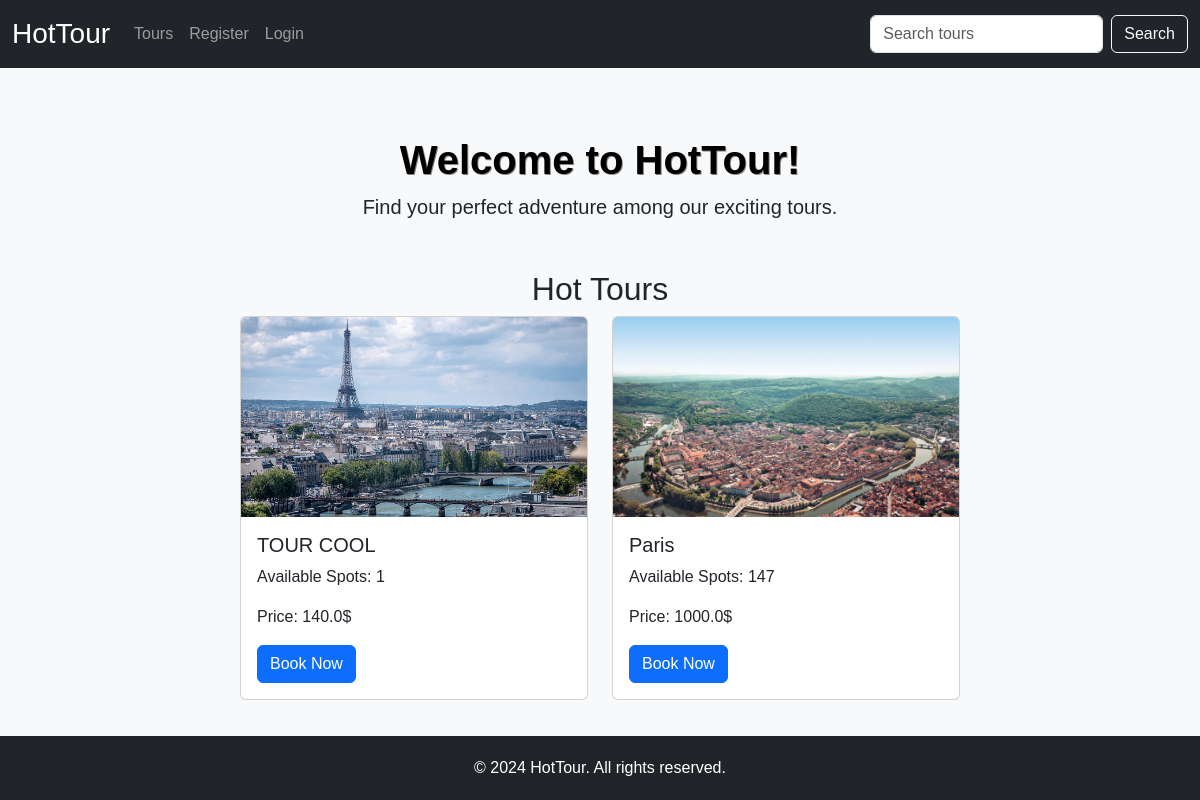
The app's page /, older data.
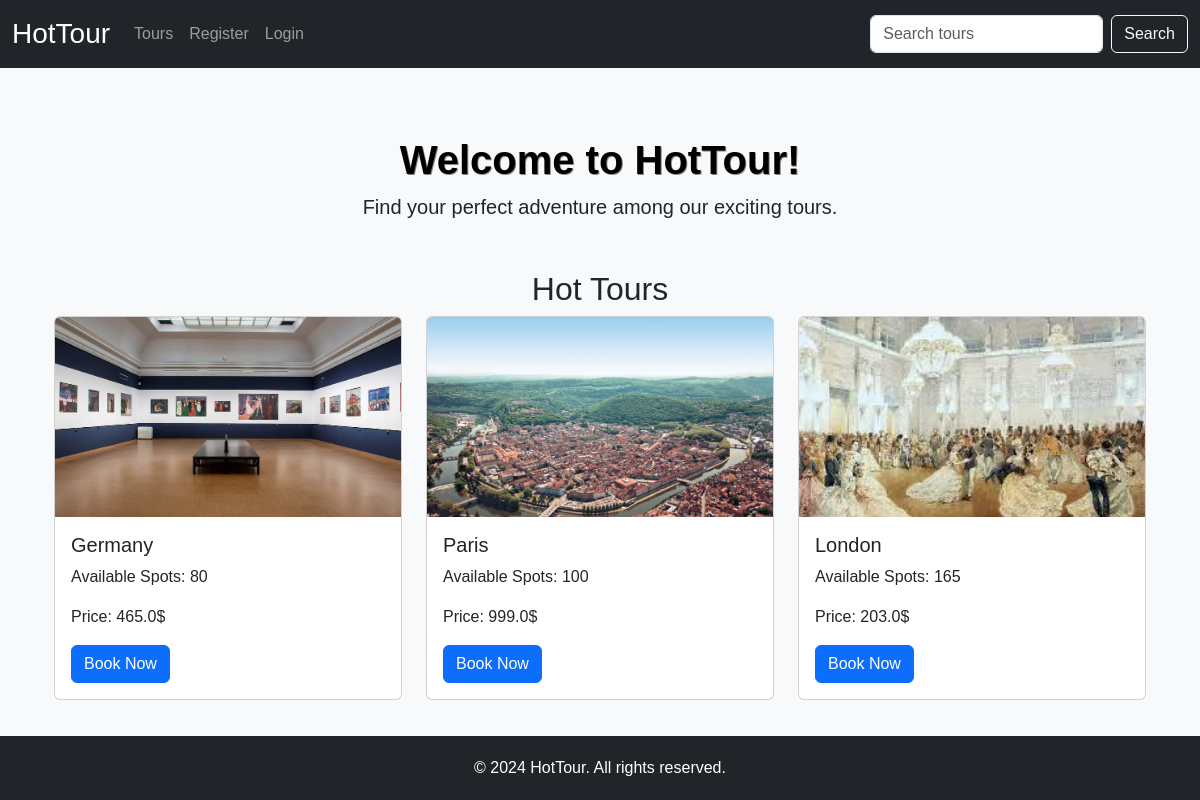
The same page, newer data.
### app/db.py (models this page shows)
class Tour(db.Model):
    id = db.Column(db.Integer, primary_key=True)
    creation_time = db.Column(db.DateTime, default=datetime.utcnow)
    name = db.Column(db.String(100), nullable=False)
    image_path = db.Column(db.String(100), nullable=False)
    description = db.Column(db.Text, nullable=False)
    price_per_person = db.Column(db.Float, nullable=False)  # Цена с учетом скидки
    date = db.Column(db.Date, nullable=False)
    available_spots = db.Column(db.Integer, nullable=False)

### app/views.py (the view)
@app.route('/')
def index():
    tours = Tour.query.order_by(Tour.available_spots.asc()).limit(3).all()
    return render_template('index.html', tours=tours)

### app/views.py (called while the page is built)
@app.context_processor
def context_processor():
    return dict(is_admin=is_admin)

### app/templates/index.html (shortened to what this page needs)
{% extends 'base.html' %}
{% block content %}
<div class="container mt-5">
    <h1 class="text-center welcome-text">Welcome to HotTour!</h1>
    <p class="text-center lead">Find your perfect adventure among our exciting tours.</p>
    <h2 class="text-center mt-5">Hot Tours</h2>
    <div class="row justify-content-center">
        {% for tour in tours[:3] %}
          <div class="col-md-4 mb-4">
            <div class="card">
              <img src="{{ url_for('static', filename=tour.image_path) }}" class="card-img-top" alt="{{ tour.name }}">
              <div class="card-body">
                <h5 class="card-title">{{ tour.name }}</h5>
                <p class="card-text">Available Spots: {{ tour.available_spots }}</p>
                <p class="card-text">Price: {{ tour.price_per_person }}$</p>
                <a href="{{ url_for('book_tour', id=tour.id) }}" class="btn btn-primary">Book Now</a>
              </div>
            </div>
          </div>
        {% endfor %}
    </div>
</div>
{% endblock %}

Row changes from the older to the newer data that the page shows:
removed Tour: image_path (picture), name "TOUR COOL", available_spots "1", price_per_person "140.0"
added Tour: image_path (picture), name "Germany", available_spots "80", price_per_person "465.0"
changed Tour "Paris": available_spots "147" → "100"; price_per_person "1000.0" → "999.0"
added Tour: image_path (picture), name "London", available_spots "165", price_per_person "203.0"
